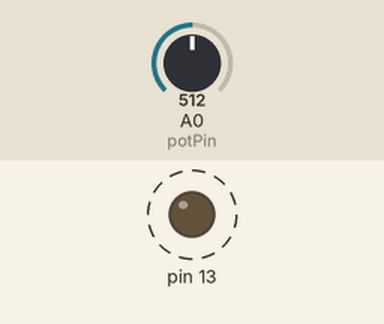
Bench run of a sketch on a simulated Arduino Uno, built with avr-gcc and run on an emulated ATmega328P. On the bench: output pins drawn as LEDs (lit = HIGH). Dashed ring = blinking. The test bench sets the inputs (shaded band); at power-on: A0 (potPin) = 512.

Above: at 1.9 s.
2.0 s: A0 (potPin) set to 122
At 2.71 s:
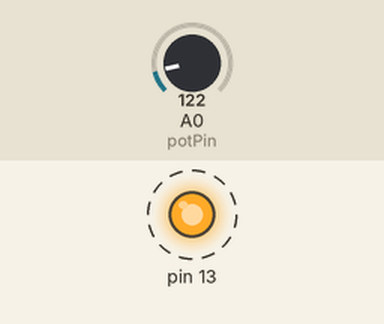
5.5 s: A0 (potPin) set to 0
At 5.76 s:
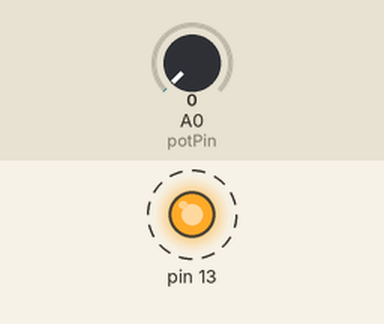
Timing chart, 0 to 15.0 s (numbered marks = the images above; inputs shaded):
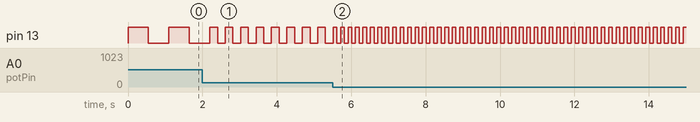

The sketch:

led_blink.ino
```cpp
/*
Author : Priyanshu Singh Bohra
Date : 05 July 2026

Description :
LED blink program with serial monitoring
and potentiometer based speed control.
*/


int potPin = A0;

void setup() {

  pinMode(13, OUTPUT);

}

void loop() {

  int value = analogRead(potPin);

  int speed = map(value,0,1023,100,1000);

  digitalWrite(13,HIGH);
  delay(speed);

  digitalWrite(13,LOW);
  delay(speed);

}
```

Measured:
- after the input at 2.0 s, pin 13: alternates HIGH for 0.21 s and LOW for 0.21 s, starting after 0.41 s
- after the input at 5.5 s, pin 13: alternates HIGH for 0.10 s and LOW for 0.10 s, starting after 0.11 s
- by itself, pin 13: alternates HIGH for 0.55 s and LOW for 0.55 s
